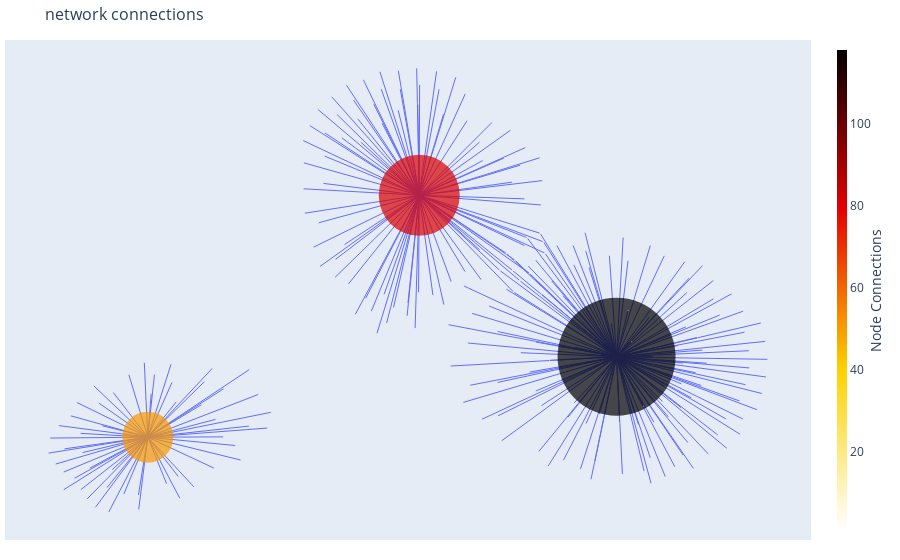

Notebook cell for this chart:
### Code cell
fig.show()

### Figure 1 — Plotly figure (JSON) as saved in the notebook; plotly's stock layout.template omitted (floating-point values rounded to 4 significant figures; data arrays with more than 128 entries replaced by an {"elided": "..."} marker saying what was removed)
{"data": [{"fillcolor": "black", "hoverinfo": "none", "line": {"width": 1}, "mode": "lines", "type": "scatter", "x": {"elided": "750 float values"}, "y": {"elided": "750 float values"}}, {"hoverinfo": "text", "marker": {"color": {"elided": "242 int values"}, "colorbar": {"thickness": 10, "title": {"side": "right", "text": "Node Connections"}, "xanchor": "left"}, "colorscale": [[0, "rgb(0,0,0)"], [0.3333, "rgb(230,0,0)"], [0.6667, "rgb(255,210,0)"], [1, "rgb(255,255,255)"]], "line": {"width": 0}, "reversescale": true, "showscale": true, "size": {"elided": "242 int values"}}, "mode": "markers", "text": {"elided": "242 str values"}, "type": "scatter", "x": {"elided": "242 float values"}, "y": {"elided": "242 float values"}}], "layout": {"annotations": [{"showarrow": false, "text": "", "xref": "paper", "yref": "paper"}], "hovermode": "closest", "margin": {"b": 20, "l": 5, "r": 5, "t": 40}, "showlegend": false, "title": {"font": {"size": 16}, "text": "network connections"}, "xaxis": {"showgrid": false, "showticklabels": false, "zeroline": false}, "yaxis": {"showgrid": false, "showticklabels": false, "zeroline": false}}}
